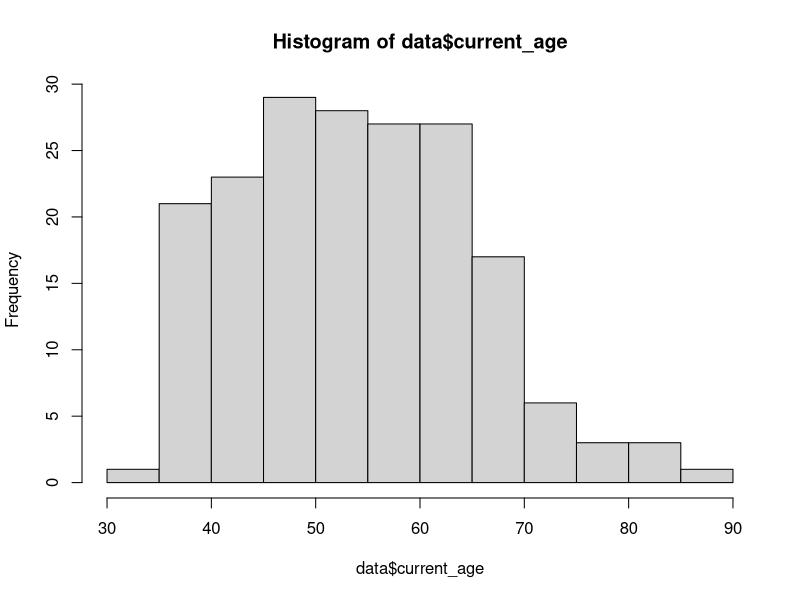
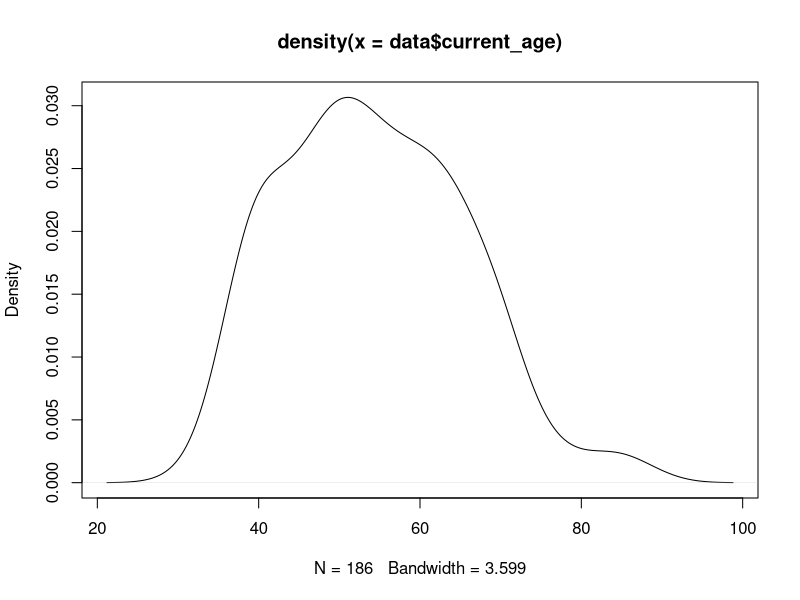
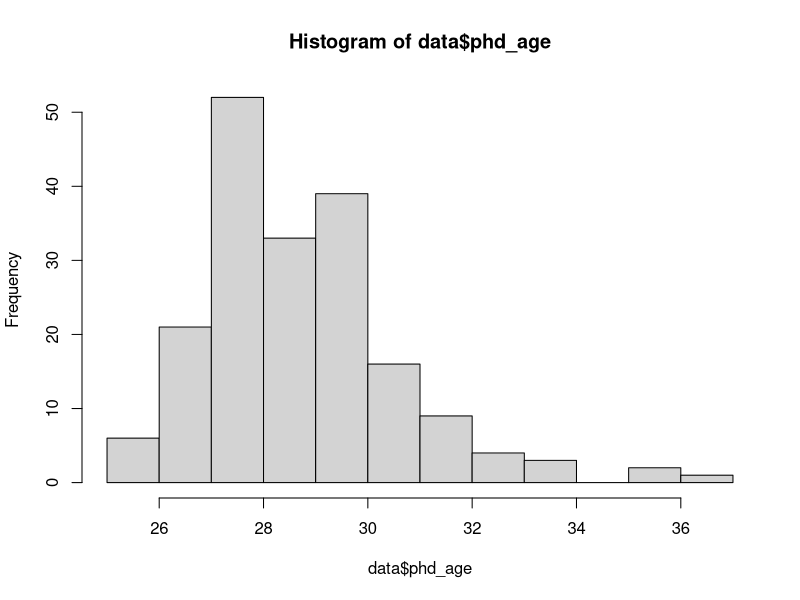
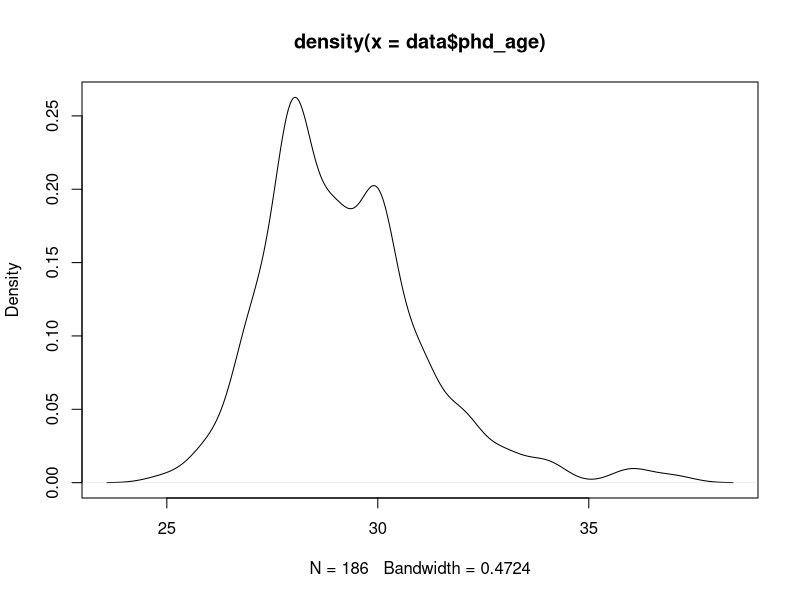
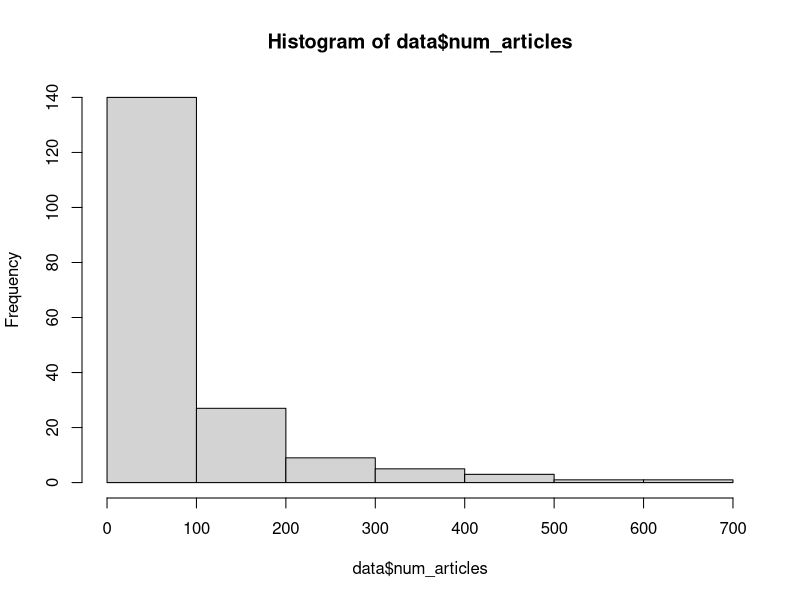
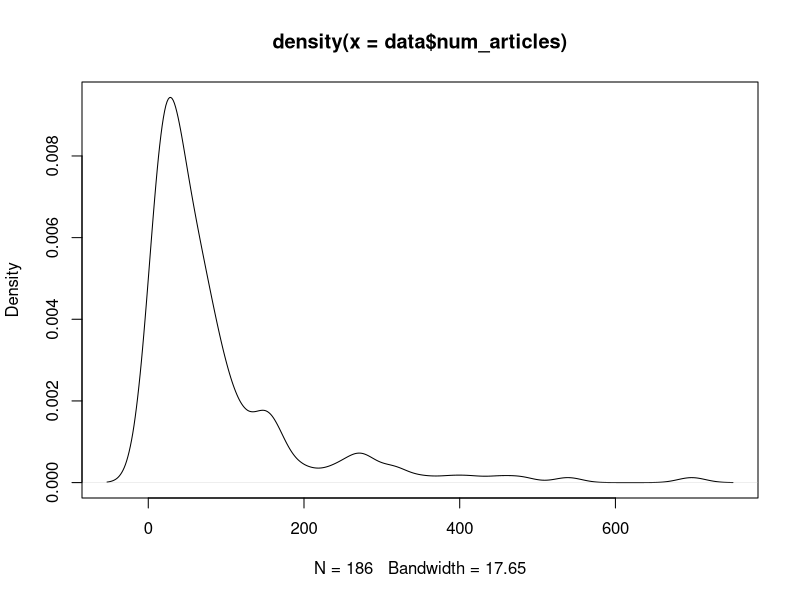
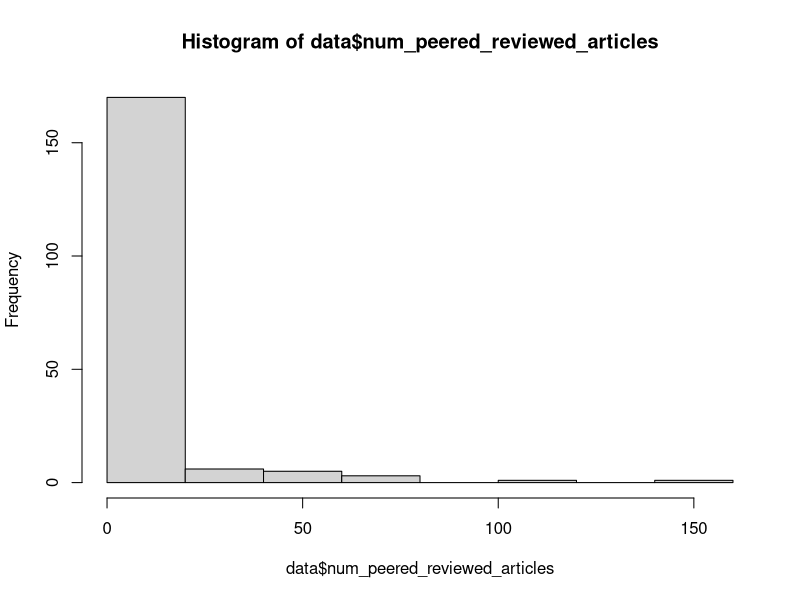
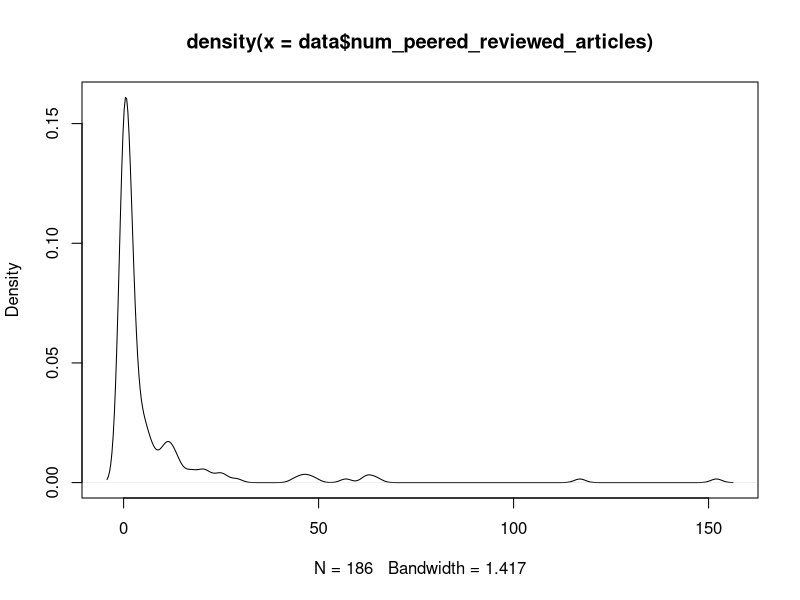

These charts were generated, in order, by the following R code:
## ---- chunk 1
library(dplyr)
## ---- chunk 2
# Read all raw data
data <- read.csv("result/reshaped_data.csv", stringsAsFactors = F)
## ---- chunk 3
# numbers of variables and numbers of observations
dim(data)

# structure of variables
str(data)

# Descriptive statistics
summary(data)

# Histogram
hist(data$current_age)
plot(density(data$current_age)) #kernel density estimate

hist(data$phd_age)
plot(density(data$phd_age))


hist(data$num_articles)
plot(density(data$num_articles))

hist(data$num_peered_reviewed_articles)
plot(density(data$num_peered_reviewed_articles))

hist(data$percent_peered_reviewed_articles)

# Create scatterplots for numeric metircs
data_numeric <- select(data, current_age, phd_age, current_university_rank, current_university_tier,num_articles, num_peered_reviewed_articles, percent_peered_reviewed_articles )

pairs(data_numeric,panel=panel.smooth)
## ---- chunk 4
boxplot(percent_peered_reviewed_articles ~ phd_age, data=data, main="Boxplots of Percentage of Peers Reviewed Articles Across Ph.D Ages", xlab="Ph.D Age", ylab="Percentage of PR Articles")
## ---- chunk 5
boxplot(percent_peered_reviewed_articles ~ current_age, data=data, main="Boxplots of Percentage of Peers Reviewed Articles Across Current Ages", xlab="Current Age", ylab="Percentage of PR Articles")
## ---- chunk 6
boxplot(percent_peered_reviewed_articles ~ current_university_rank, data=data, main="Boxplots of Percentage of Peers Reviewed Articles Across University Ranks", xlab="University Rank", ylab="Percentage of PR Articles")
## ---- chunk 7
boxplot(percent_peered_reviewed_articles ~ current_university_tier, data=data, main="Boxplots of Percentage of Peers Reviewed Articles Across University Tiers", xlab="University Tier", ylab="Percentage of PR Articles")
## ---- chunk 8
rg_articles <- lm(num_articles ~ current_age + phd_age + current_university_rank, data = data)
summary(rg_articles)
## ---- chunk 9
# Create a replica of 'data' data frame for adding log(num_article)
data_log_num_articles <- data
data_log_num_articles$log_num_articles <- log(data_log_num_articles$num_articles)

# Drop -Inf
data_log_num_articles <- subset(data_log_num_articles, log_num_articles!= "-Inf")

# Run regression
rg_articles_log <- lm(log_num_articles ~ current_age + phd_age + current_university_rank, data = data_log_num_articles)
summary(rg_articles_log)
## ---- chunk 10
rg_peers_articles <- lm(num_peered_reviewed_articles ~ current_age + phd_age + current_university_rank, data = data)
summary(rg_peers_articles)
## ---- chunk 11
# Create a replica of 'data' data frame for adding log(num_article)
data_log_peers_articles <- data
data_log_peers_articles$log_num_peered_reviewed_articles <- log(data_log_peers_articles$num_peered_reviewed_articles)

# Drop -Inf
data_log_peers_articles <- subset(data_log_peers_articles, log_num_peered_reviewed_articles!= "-Inf")

# Run regression
rg_peers_articles_log <- lm(log_num_peered_reviewed_articles ~ current_age + phd_age + current_university_rank, data = data_log_peers_articles)
summary(rg_peers_articles_log)
## ---- chunk 12
rg_percent_peers <- lm(percent_peered_reviewed_articles ~ current_age + phd_age + current_university_rank, data = data)
summary(rg_percent_peers)
## ---- chunk 13
# Create a replica of 'data' data frame for adding log(num_article)
data_log_percent_peers <- data
data_log_percent_peers$log_percent_peered_reviewed_articles <- log(data_log_percent_peers$percent_peered_reviewed_articles)

# Drop -Inf & NaN
data_log_percent_peers <- subset(data_log_percent_peers, log_percent_peered_reviewed_articles!= "-Inf")
data_log_percent_peers <- subset(data_log_percent_peers, log_percent_peered_reviewed_articles!= "NaN")

# Run regression
rg_percent_peers_log <- lm(log_percent_peered_reviewed_articles ~ current_age + phd_age + current_university_rank, data = data_log_percent_peers)
summary(rg_percent_peers_log)
